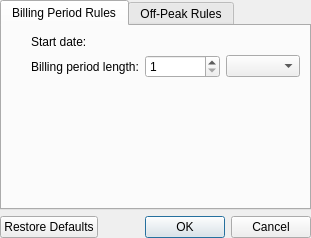
<?xml version="1.0" encoding="UTF-8"?>
<ui version="4.0">
 <class>StatsCfg</class>
 <widget class="QWidget" name="StatsCfg">
  <layout class="QVBoxLayout" name="verticalLayout_3">
   <property name="leftMargin">
    <number>0</number>
   </property>
   <property name="topMargin">
    <number>0</number>
   </property>
   <property name="rightMargin">
    <number>0</number>
   </property>
   <property name="bottomMargin">
    <number>0</number>
   </property>
   <item>
    <widget class="QTabWidget" name="tabWidget">
     <property name="currentIndex">
      <number>0</number>
     </property>
     <widget class="QWidget" name="tab">
      <attribute name="title">
       <string>Billing Period Rules</string>
      </attribute>
      <layout class="QVBoxLayout" name="verticalLayout_2">
       <item>
        <layout class="QHBoxLayout" name="_2">
         <item>
          <spacer name="horizontalSpacer">
           <property name="orientation">
            <enum>Qt::Horizontal</enum>
           </property>
           <property name="sizeType">
            <enum>QSizePolicy::Fixed</enum>
           </property>
           <property name="sizeHint" stdset="0">
            <size>
             <width>20</width>
             <height>0</height>
            </size>
           </property>
          </spacer>
         </item>
         <item>
          <widget class="QLabel" name="billingStartLabel">
           <property name="text">
            <string>Start date:</string>
           </property>
          </widget>
         </item>
         <item>
          <widget class="DateEditWidget" name="startDate" native="true">
           <property name="whatsThis">
            <string>&lt;p&gt;By default, this shows the start date of the current month or billing period. If you change the date, KNemo will recalculate billing periods from that date forward. Any billing periods before that date will remain unmodified.&lt;/p&gt;&lt;p&gt;If you set an erroneous date, just select an earlier good billing date, and KNemo will repair it.&lt;/p&gt;</string>
           </property>
          </widget>
         </item>
        </layout>
       </item>
       <item>
        <layout class="QHBoxLayout" name="horizontalLayout_4">
         <item>
          <spacer name="horizontalSpacer_3">
           <property name="orientation">
            <enum>Qt::Horizontal</enum>
           </property>
           <property name="sizeType">
            <enum>QSizePolicy::Fixed</enum>
           </property>
           <property name="sizeHint" stdset="0">
            <size>
             <width>20</width>
             <height>0</height>
            </size>
           </property>
          </spacer>
         </item>
         <item>
          <widget class="QLabel" name="label_3">
           <property name="text">
            <string>Billing period length:</string>
           </property>
          </widget>
         </item>
         <item>
          <widget class="QSpinBox" name="periodCount">
           <property name="minimum">
            <number>1</number>
           </property>
           <property name="maximum">
            <number>1000</number>
           </property>
          </widget>
         </item>
         <item>
          <widget class="QComboBox" name="periodUnits"/>
         </item>
        </layout>
       </item>
       <item>
        <spacer name="verticalSpacer">
         <property name="orientation">
          <enum>Qt::Vertical</enum>
         </property>
         <property name="sizeHint" stdset="0">
          <size>
           <width>0</width>
           <height>0</height>
          </size>
         </property>
        </spacer>
       </item>
      </layout>
     </widget>
     <widget class="QWidget" name="tab_2">
      <attribute name="title">
       <string>Off-Peak Rules</string>
      </attribute>
      <layout class="QVBoxLayout" name="verticalLayout">
       <item>
        <widget class="QCheckBox" name="logOffpeak">
         <property name="text">
          <string>Log off-peak traffic</string>
         </property>
        </widget>
       </item>
       <item>
        <layout class="QHBoxLayout" name="horizontalLayout_10">
         <item>
          <spacer name="horizontalSpacer_2">
           <property name="orientation">
            <enum>Qt::Horizontal</enum>
           </property>
           <property name="sizeType">
            <enum>QSizePolicy::Fixed</enum>
           </property>
           <property name="sizeHint" stdset="0">
            <size>
             <width>20</width>
             <height>0</height>
            </size>
           </property>
          </spacer>
         </item>
         <item>
          <widget class="QLabel" name="label_4">
           <property name="enabled">
            <bool>false</bool>
           </property>
           <property name="text">
            <string>Off-peak start time:</string>
           </property>
          </widget>
         </item>
         <item>
          <widget class="QTimeEdit" name="startTime">
           <property name="enabled">
            <bool>false</bool>
           </property>
           <property name="displayFormat">
            <string extracomment="(qtdt-format) This should always be the beginning of an individual hour">h:00 AP</string>
           </property>
          </widget>
         </item>
        </layout>
       </item>
       <item>
        <layout class="QHBoxLayout" name="horizontalLayout_11">
         <item>
          <spacer name="horizontalSpacer_5">
           <property name="orientation">
            <enum>Qt::Horizontal</enum>
           </property>
           <property name="sizeType">
            <enum>QSizePolicy::Fixed</enum>
           </property>
           <property name="sizeHint" stdset="0">
            <size>
             <width>20</width>
             <height>0</height>
            </size>
           </property>
          </spacer>
         </item>
         <item>
          <widget class="QLabel" name="label_6">
           <property name="enabled">
            <bool>false</bool>
           </property>
           <property name="text">
            <string>Off-peak end time:</string>
           </property>
          </widget>
         </item>
         <item>
          <widget class="QTimeEdit" name="stopTime">
           <property name="enabled">
            <bool>false</bool>
           </property>
           <property name="displayFormat">
            <string extracomment="(qtdt-format) This should always be the beginning of an individual hour">h:00 AP</string>
           </property>
          </widget>
         </item>
        </layout>
       </item>
       <item>
        <layout class="QHBoxLayout" name="horizontalLayout">
         <item>
          <spacer name="horizontalSpacer_6">
           <property name="orientation">
            <enum>Qt::Horizontal</enum>
           </property>
           <property name="sizeType">
            <enum>QSizePolicy::Fixed</enum>
           </property>
           <property name="sizeHint" stdset="0">
            <size>
             <width>20</width>
             <height>0</height>
            </size>
           </property>
          </spacer>
         </item>
         <item>
          <widget class="QCheckBox" name="doWeekend">
           <property name="enabled">
            <bool>false</bool>
           </property>
           <property name="text">
            <string>Weekends count as off-peak</string>
           </property>
          </widget>
         </item>
        </layout>
       </item>
       <item>
        <layout class="QHBoxLayout" name="horizontalLayout_12">
         <item>
          <spacer name="horizontalSpacer_4">
           <property name="orientation">
            <enum>Qt::Horizontal</enum>
           </property>
           <property name="sizeType">
            <enum>QSizePolicy::Fixed</enum>
           </property>
           <property name="sizeHint" stdset="0">
            <size>
             <width>40</width>
             <height>0</height>
            </size>
           </property>
          </spacer>
         </item>
         <item>
          <widget class="QLabel" name="label_9">
           <property name="enabled">
            <bool>false</bool>
           </property>
           <property name="text">
            <string>Weekend starts:</string>
           </property>
          </widget>
         </item>
         <item>
          <widget class="QComboBox" name="weekendStartDay">
           <property name="enabled">
            <bool>false</bool>
           </property>
          </widget>
         </item>
         <item>
          <widget class="QTimeEdit" name="weekendStartTime">
           <property name="enabled">
            <bool>false</bool>
           </property>
           <property name="displayFormat">
            <string extracomment="(qtdt-format) This should always be the beginning of an individual hour">h:00 AP</string>
           </property>
          </widget>
         </item>
        </layout>
       </item>
       <item>
        <layout class="QHBoxLayout" name="horizontalLayout_13">
         <item>
          <spacer name="horizontalSpacer_7">
           <property name="orientation">
            <enum>Qt::Horizontal</enum>
           </property>
           <property name="sizeType">
            <enum>QSizePolicy::Fixed</enum>
           </property>
           <property name="sizeHint" stdset="0">
            <size>
             <width>40</width>
             <height>0</height>
            </size>
           </property>
          </spacer>
         </item>
         <item>
          <widget class="QLabel" name="label_10">
           <property name="enabled">
            <bool>false</bool>
           </property>
           <property name="text">
            <string>Weekend ends:</string>
           </property>
          </widget>
         </item>
         <item>
          <widget class="QComboBox" name="weekendStopDay">
           <property name="enabled">
            <bool>false</bool>
           </property>
          </widget>
         </item>
         <item>
          <widget class="QTimeEdit" name="weekendStopTime">
           <property name="enabled">
            <bool>false</bool>
           </property>
           <property name="displayFormat">
            <string extracomment="(qtdt-format) This should always be the beginning of an individual hour">h:00 AP</string>
           </property>
          </widget>
         </item>
        </layout>
       </item>
       <item>
        <spacer name="verticalSpacer_3">
         <property name="orientation">
          <enum>Qt::Vertical</enum>
         </property>
         <property name="sizeHint" stdset="0">
          <size>
           <width>0</width>
           <height>0</height>
          </size>
         </property>
        </spacer>
       </item>
      </layout>
     </widget>
    </widget>
   </item>
   <item>
    <spacer name="verticalSpacer_2">
     <property name="orientation">
      <enum>Qt::Vertical</enum>
     </property>
     <property name="sizeHint" stdset="0">
      <size>
       <width>0</width>
       <height>0</height>
      </size>
     </property>
    </spacer>
   </item>
   <item>
    <widget class="QDialogButtonBox" name="buttonBox">
     <property name="standardButtons">
      <set>QDialogButtonBox::Cancel|QDialogButtonBox::Ok|QDialogButtonBox::RestoreDefaults</set>
     </property>
    </widget>
   </item>
  </layout>
 </widget>
 <customwidgets>
  <customwidget>
   <class>DateEditWidget</class>
   <extends>QWidget</extends>
   <header>dateeditwidget.h</header>
  </customwidget>
 </customwidgets>
 <resources/>
 <connections>
  <connection>
   <sender>logOffpeak</sender>
   <signal>toggled(bool)</signal>
   <receiver>label_4</receiver>
   <slot>setEnabled(bool)</slot>
   <hints>
    <hint type="sourcelabel">
     <x>106</x>
     <y>55</y>
    </hint>
    <hint type="destinationlabel">
     <x>106</x>
     <y>77</y>
    </hint>
   </hints>
  </connection>
  <connection>
   <sender>logOffpeak</sender>
   <signal>toggled(bool)</signal>
   <receiver>startTime</receiver>
   <slot>setEnabled(bool)</slot>
   <hints>
    <hint type="sourcelabel">
     <x>251</x>
     <y>54</y>
    </hint>
    <hint type="destinationlabel">
     <x>259</x>
     <y>78</y>
    </hint>
   </hints>
  </connection>
  <connection>
   <sender>logOffpeak</sender>
   <signal>toggled(bool)</signal>
   <receiver>label_6</receiver>
   <slot>setEnabled(bool)</slot>
   <hints>
    <hint type="sourcelabel">
     <x>154</x>
     <y>49</y>
    </hint>
    <hint type="destinationlabel">
     <x>123</x>
     <y>117</y>
    </hint>
   </hints>
  </connection>
  <connection>
   <sender>logOffpeak</sender>
   <signal>toggled(bool)</signal>
   <receiver>stopTime</receiver>
   <slot>setEnabled(bool)</slot>
   <hints>
    <hint type="sourcelabel">
     <x>204</x>
     <y>48</y>
    </hint>
    <hint type="destinationlabel">
     <x>235</x>
     <y>123</y>
    </hint>
   </hints>
  </connection>
  <connection>
   <sender>logOffpeak</sender>
   <signal>toggled(bool)</signal>
   <receiver>doWeekend</receiver>
   <slot>setEnabled(bool)</slot>
   <hints>
    <hint type="sourcelabel">
     <x>71</x>
     <y>47</y>
    </hint>
    <hint type="destinationlabel">
     <x>63</x>
     <y>156</y>
    </hint>
   </hints>
  </connection>
 </connections>
</ui>
